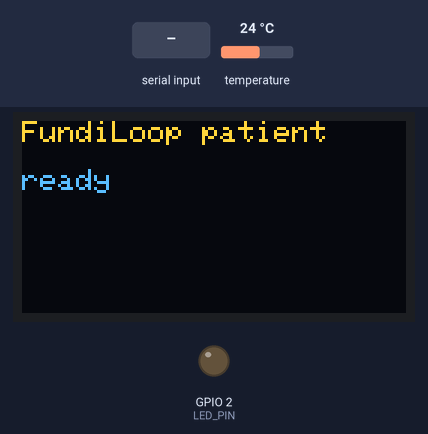
A sketch run on a simulated ESP32. Parts: 128×64 one-colour display, output pins drawn as LEDs (lit = HIGH). Dashed ring = blinking. Inputs (shaded band) come from the test bench; at power-on: temperature 24 °C. The OLED is the two-colour kind (top 16 rows yellow); what the sketch prints to the serial monitor is not drawn.

Above: at 1.7 s.
1.8 s: "SELFTEST\n" received over Serial
At 1.87 s:
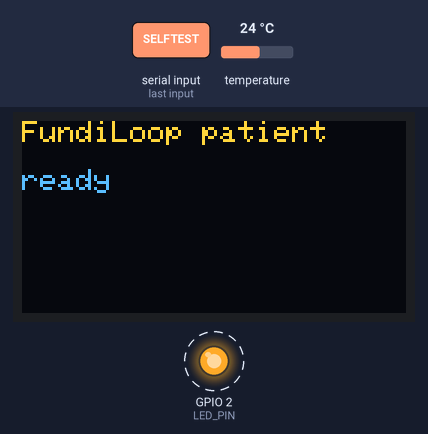
At 3.4 s:
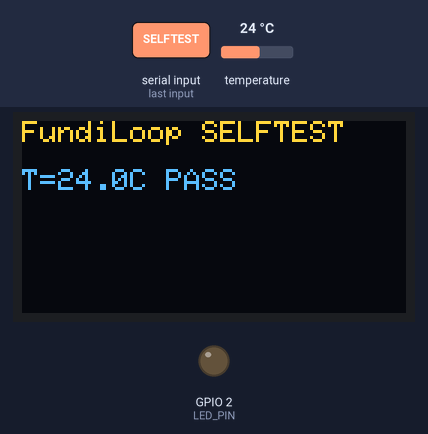
4.0 s: "PING\n" received over Serial
5.5 s: "I2C_SCAN\n" received over Serial
Timing chart, 0 to 8.5 s (numbered marks = the images above; inputs shaded):
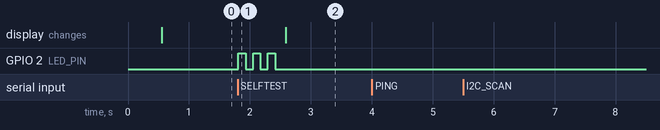

Measured:
- after the input at 1.8 s, GPIO 2 (LED_PIN): alternates HIGH for 0.12 s and LOW for 0.12 s, 6 changes in all, then stays LOW, starting at once
- after the input at 4.0 s, every drawn part: stays the same
- after the input at 5.5 s, every drawn part: stays the same

The sketch:

patient_board.ino
```cpp
// FundiLoop patient board firmware (Prompt 1).
// Target: ESP32 DevKit connected to the laptop via USB serial.
// Wiring: BME280 over I2C (SDA=GPIO21, SCL=GPIO22, addr 0x76 or 0x77),
//         SSD1306 OLED over I2C (addr 0x3C), LED anode via 220R to GPIO2.
//
// Serial protocol (115200 baud): the host sends one line command and the
// board replies with exactly one structured JSON line:
//   PING        -> {"cmd":"PING","status":"OK","uptime_ms":123}
//   I2C_SCAN    -> {"cmd":"I2C_SCAN","i2c_devices":["0x3C","0x76"]}
//   READ_SENSOR -> {"cmd":"READ_SENSOR","temperature_c":24.6,...}
//   SELFTEST    -> {"cmd":"SELFTEST","oled_ok":true,...}
//
// Required Arduino libraries (Library Manager):
//   Adafruit BME280 Library, Adafruit SSD1306, Adafruit GFX Library

#include <Wire.h>
#include <Adafruit_SSD1306.h>
#include <Adafruit_BME280.h>

#define SDA_PIN 21
#define SCL_PIN 22
#define OLED_ADDR 0x3C
#define BME_ADDR_PRIMARY 0x76
#define BME_ADDR_ALT 0x77
#define LED_PIN 2
#define SCREEN_WIDTH 128
#define SCREEN_HEIGHT 64

Adafruit_SSD1306 display(SCREEN_WIDTH, SCREEN_HEIGHT, &Wire, -1);
Adafruit_BME280 bme;
uint8_t bmeAddr = 0;  // 0 = not found

bool probeAddr(uint8_t addr) {
  Wire.beginTransmission(addr);
  return Wire.endTransmission() == 0;
}

String scanBus() {
  // Returns e.g. "\"0x3C\",\"0x76\"" (JSON array items, no brackets).
  String items = "";
  for (uint8_t addr = 0x08; addr < 0x78; addr++) {
    if (probeAddr(addr)) {
      if (items.length()) items += ",";
      char buf[8];
      snprintf(buf, sizeof(buf), "\"0x%02X\"", addr);
      items += buf;
    }
  }
  return items;
}

bool detectBme() {
  if (probeAddr(BME_ADDR_PRIMARY)) { bmeAddr = BME_ADDR_PRIMARY; return true; }
  if (probeAddr(BME_ADDR_ALT)) { bmeAddr = BME_ADDR_ALT; return true; }
  bmeAddr = 0;
  return false;
}

void showOnOled(const String &l1, const String &l2) {
  if (!probeAddr(OLED_ADDR)) return;
  display.clearDisplay();
  display.setTextSize(1);
  display.setTextColor(SSD1306_WHITE);
  display.setCursor(0, 0);
  display.println(l1);
  display.setCursor(0, 16);
  display.println(l2);
  display.display();
}

void handlePing() {
  Serial.print("{\"cmd\":\"PING\",\"status\":\"OK\",\"uptime_ms\":");
  Serial.print(millis());
  Serial.println("}");
}

void handleI2cScan() {
  Serial.print("{\"cmd\":\"I2C_SCAN\",\"i2c_devices\":[");
  Serial.print(scanBus());
  Serial.println("]}");
}

void handleReadSensor() {
  Serial.print("{\"cmd\":\"READ_SENSOR\"");
  if (bmeAddr == 0 && !detectBme()) {
    Serial.println(",\"error\":\"BME280 not found\",\"temperature_c\":null,"
                   "\"humidity_pct\":null,\"pressure_hpa\":null}");
    return;
  }
  if (!bme.begin(bmeAddr)) {
    Serial.println(",\"error\":\"BME280 init failed\",\"temperature_c\":null,"
                   "\"humidity_pct\":null,\"pressure_hpa\":null}");
    return;
  }
  char addrBuf[8];
  snprintf(addrBuf, sizeof(addrBuf), "\"0x%02X\"", bmeAddr);
  Serial.print(",\"temperature_c\":");
  Serial.print(bme.readTemperature(), 1);
  Serial.print(",\"humidity_pct\":");
  Serial.print(bme.readHumidity(), 1);
  Serial.print(",\"pressure_hpa\":");
  Serial.print(bme.readPressure() / 100.0F, 1);
  Serial.print(",\"bme_address\":");
  Serial.print(addrBuf);
  Serial.println("}");
}

void handleSelftest() {
  String found = scanBus();
  bool hasOled = probeAddr(OLED_ADDR);
  bool hasBme = (bmeAddr != 0) || detectBme();
  float temp = NAN;
  if (hasBme && bme.begin(bmeAddr)) temp = bme.readTemperature();

  // LED check: toggle GPIO2 three times (visible blink).
  pinMode(LED_PIN, OUTPUT);
  for (int i = 0; i < 3; i++) {
    digitalWrite(LED_PIN, HIGH);
    delay(120);
    digitalWrite(LED_PIN, LOW);
    delay(120);
  }
  bool ledOk = true;  // pin toggled; reversed LED is diagnosed optically

  if (hasOled) {
    display.begin(SSD1306_SWITCHCAPVCC, OLED_ADDR);
    if (!isnan(temp)) {
      showOnOled("FundiLoop SELFTEST", "T=" + String(temp, 1) + "C PASS");
    } else {
      showOnOled("FundiLoop SELFTEST", "BME FAIL");
    }
  }

  Serial.print("{\"cmd\":\"SELFTEST\",\"i2c_devices\":[");
  Serial.print(found);
  Serial.print("],\"oled_ok\":");
  Serial.print(hasOled ? "true" : "false");
  Serial.print(",\"bme_ok\":");
  Serial.print(hasBme ? "true" : "false");
  Serial.print(",\"led_ok\":");
  Serial.print(ledOk ? "true" : "false");
  Serial.print(",\"temperature_c\":");
  if (isnan(temp)) Serial.print("null");
  else Serial.print(temp, 1);
  Serial.println("}");
}

void setup() {
  Serial.begin(115200);
  Wire.begin(SDA_PIN, SCL_PIN);
  pinMode(LED_PIN, OUTPUT);
  digitalWrite(LED_PIN, LOW);
  delay(500);
  detectBme();
  if (probeAddr(OLED_ADDR)) {
    display.begin(SSD1306_SWITCHCAPVCC, OLED_ADDR);
    showOnOled("FundiLoop patient", "ready");
  }
  Serial.println("{\"type\":\"ready\",\"board\":\"fundiloop-patient\",\"cmds\":"
                 "[\"PING\",\"I2C_SCAN\",\"READ_SENSOR\",\"SELFTEST\"]}");
}

void loop() {
  if (Serial.available()) {
    String cmd = Serial.readStringUntil('\n');
    cmd.trim();
    cmd.toUpperCase();
    if (cmd == "PING") handlePing();
    else if (cmd == "I2C_SCAN" || cmd == "SCAN") handleI2cScan();
    else if (cmd == "READ_SENSOR") handleReadSensor();
    else if (cmd == "SELFTEST") handleSelftest();
  }
}
```
